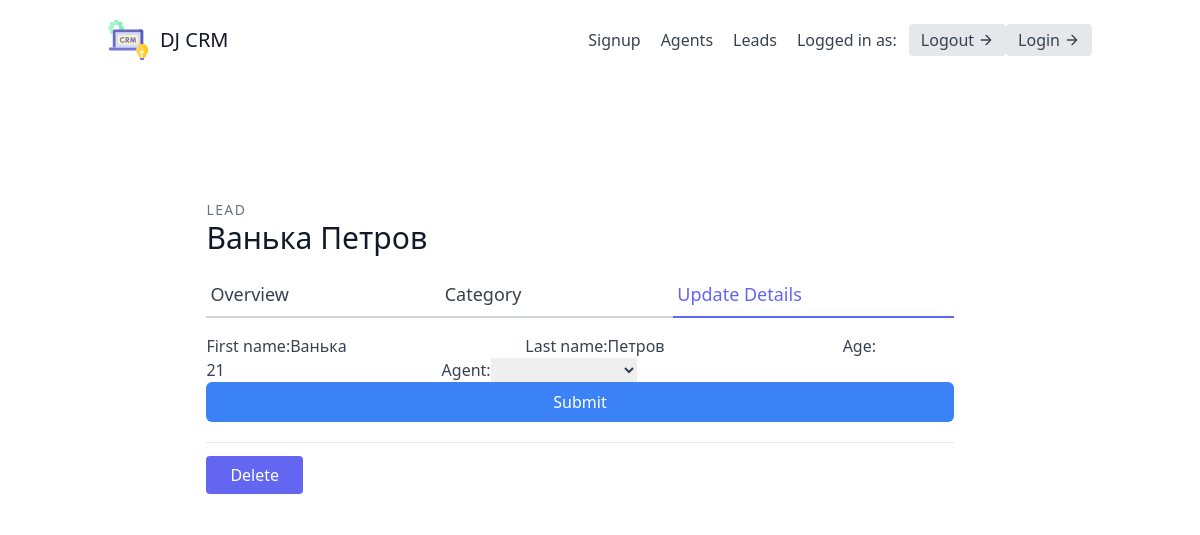
The page /leads/2/update/ on the database its author committed.
### apps/leads/models.py (models this page shows, shortened)
class Lead(models.Model):
    first_name = models.CharField(max_length=20)
    last_name = models.CharField(max_length=20)
    age = models.IntegerField(default=0)
    agent = models.ForeignKey("Agent", on_delete=models.CASCADE)

### apps/leads/views.py (the view)
# urls.py: path('<int:pk>/update/', update_lead, name='update'),
def update_lead(request, pk):
    lead = Lead.objects.get(id=pk)
    form = LeadModelForm(instance=lead)
    if request.method == 'POST':
        form = LeadModelForm(request.POST, instance=lead)
        if form.is_valid():
            form.save()
            return redirect('leads:list')
    return render(request, 'leads/update.html', {'form': form, 'lead': lead})

### apps/leads/forms.py
class LeadModelForm(forms.ModelForm):
    class Meta:
        model = Lead
        fields = ('first_name', 'last_name', 'age', 'agent')

### apps/leads/models.py (called while the page is built)
    def __str__(self):
        return self.user.email

### apps/leads/templates/leads/update.html (shortened to what this page needs)
{% extends "base.html" %}
{% block content %}
<section class="text-gray-700 body-font overflow-hidden">
    <div class="container px-5 py-24 mx-auto">
      <div class="lg:w-4/5 mx-auto flex flex-wrap">
        <div class="w-full lg:pr-10 lg:py-6 mb-6 lg:mb-0">
            <h2 class="text-sm title-font text-gray-500 tracking-widest">LEAD</h2>
            <h1 class="text-gray-900 text-3xl title-font font-medium mb-4">{{ lead.first_name }} {{ lead.last_name }}</h1>
            <div class="flex mb-4">
                <a href="" class="flex-grow border-b-2 border-gray-300 py-2 text-lg px-1">
                    Overview
                </a>
                <a href="" class="flex-grow border-b-2 border-gray-300 py-2 text-lg px-1">
                    Category
                </a>
                <a href="{% url 'leads:update' lead.pk %}" class="flex-grow text-indigo-500 border-b-2 border-indigo-500 py-2 text-lg px-1">
                    Update Details
                </a>
            </div>
            <form method="post" enctype="multipart/form-data">
                {{ form }}
                <button type="submit" class="w-full text-white bg-blue-500 hover:bg-blue-600 px-3 py-2 rounded-md">Submit</button>
            </form>
            <div class="mt-5 py-5 border-t border-gray-200">
                <a href="{% url 'leads:delete' lead.pk %}" class="w-1/2 mt-3 text-white bg-indigo-500 border-0 py-2 px-6 focus:outline-none hover:bg-indigo-600 rounded">
                    Delete
                </a>
            </div>
        </div>
      </div>
    </div>
  </section>
{% endblock content %}

### static/css/styles.css (style rules this page uses)
*,::after,::before { box-sizing:border-box }
:root { -moz-tab-size:4;-o-tab-size:4;tab-size:4 }
html { line-height:1.15;-webkit-text-size-adjust:100% }
body { margin:0 }
body { font-family:system-ui,-apple-system,'Segoe UI',Roboto,Helvetica,Arial,sans-serif,'Apple Color Emoji','Segoe UI Emoji' }
button,input,optgroup,select,textarea { font-family:inherit;font-size:100%;line-height:1.15;margin:0 }
button,select { text-transform:none }
[type=button],[type=reset],[type=submit],button { -webkit-appearance:button }
blockquote,dd,dl,figure,h1,h2,h3,h4,h5,h6,hr,p,pre { margin:0 }
button { background-color:transparent;background-image:none }
html { font-family:ui-sans-serif,system-ui,-apple-system,BlinkMacSystemFont,"Segoe UI",Roboto,"Helvetica Neue",Arial,"Noto Sans",sans-serif,"Apple Color Emoji","Segoe UI Emoji","Segoe UI Symbol","Noto Color Emoji";line-height:1.5 }
body { font-family:inherit;line-height:inherit }
*,::after,::before { box-sizing:border-box;border-width:0;border-style:solid;border-color:#e5e7eb }
input::placeholder,textarea::placeholder { color:#9ca3af }
button { cursor:pointer }
h1,h2,h3,h4,h5,h6 { font-size:inherit;font-weight:inherit }
a { color:inherit;text-decoration:inherit }
button,input,optgroup,select,textarea { padding:0;line-height:inherit;color:inherit }
.container { width:100% }
@media (min-width:640px) { .container { max-width:640px } }
@media (min-width:768px) { .container { max-width:768px } }
@media (min-width:1024px) { .container { max-width:1024px } }
.bg-blue-500 { --tw-bg-opacity:1;background-color:rgba(59,130,246,var(--tw-bg-opacity)) }
.bg-indigo-500 { --tw-bg-opacity:1;background-color:rgba(99,102,241,var(--tw-bg-opacity)) }
.border-gray-200 { --tw-border-opacity:1;border-color:rgba(229,231,235,var(--tw-border-opacity)) }
.border-gray-300 { --tw-border-opacity:1;border-color:rgba(209,213,219,var(--tw-border-opacity)) }
.border-indigo-500 { --tw-border-opacity:1;border-color:rgba(99,102,241,var(--tw-border-opacity)) }
.rounded { border-radius:.25rem }
.rounded-md { border-radius:.375rem }
.border-0 { border-width:0 }
.border-b-2 { border-bottom-width:2px }
.border-t { border-top-width:1px }
.flex { display:flex }
.flex-wrap { flex-wrap:wrap }
.flex-grow { flex-grow:1 }
.font-medium { font-weight:500 }
.text-sm { font-size:.875rem;line-height:1.25rem }
.text-lg { font-size:1.125rem;line-height:1.75rem }
.text-3xl { font-size:1.875rem;line-height:2.25rem }
.mx-auto { margin-left:auto;margin-right:auto }
.mt-3 { margin-top:.75rem }
.mb-4 { margin-bottom:1rem }
.mt-5 { margin-top:1.25rem }
.mb-6 { margin-bottom:1.5rem }
.overflow-hidden { overflow:hidden }
.px-1 { padding-left:.25rem;padding-right:.25rem }
.py-2 { padding-top:.5rem;padding-bottom:.5rem }
.px-3 { padding-left:.75rem;padding-right:.75rem }
.py-5 { padding-top:1.25rem;padding-bottom:1.25rem }
.px-5 { padding-left:1.25rem;padding-right:1.25rem }
.px-6 { padding-left:1.5rem;padding-right:1.5rem }
.py-24 { padding-top:6rem;padding-bottom:6rem }
* { --tw-shadow:0 0 #0000 }
* { --tw-ring-inset:var(--tw-empty, );--tw-ring-offset-width:0px;--tw-ring-offset-color:#fff;--tw-ring-color:rgba(59, 130, 246, 0.5);--tw-ring-offset-shadow:0 0 #0000;--tw-ring-shadow:0 0 #0000 }
.text-white { --tw-text-opacity:1;color:rgba(255,255,255,var(--tw-text-opacity)) }
.text-gray-500 { --tw-text-opacity:1;color:rgba(107,114,128,var(--tw-text-opacity)) }
.text-gray-700 { --tw-text-opacity:1;color:rgba(55,65,81,var(--tw-text-opacity)) }
.text-gray-900 { --tw-text-opacity:1;color:rgba(17,24,39,var(--tw-text-opacity)) }
.text-indigo-500 { --tw-text-opacity:1;color:rgba(99,102,241,var(--tw-text-opacity)) }
.tracking-widest { letter-spacing:.1em }
.w-1\/2 { width:50% }
.w-full { width:100% }
@media (min-width:1024px) { .lg\:mb-0 { margin-bottom:0 } }
@media (min-width:1024px) { .lg\:py-6 { padding-top:1.5rem;padding-bottom:1.5rem } }
@media (min-width:1024px) { .lg\:pr-10 { padding-right:2.5rem } }
@media (min-width:1024px) { .lg\:w-4\/5 { width:80% } }

### rows shown on the page
Lead: first_name "Ванька", last_name "Петров", age "21"
